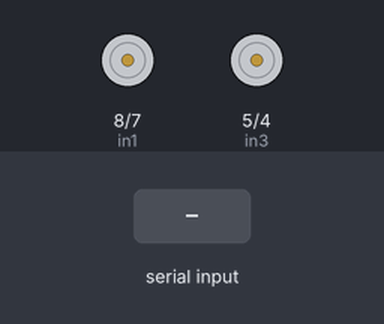
A sketch run on a simulated Arduino Uno, built with avr-gcc and run on an emulated ATmega328P. Shown: motor-driver pin pairs drawn as motors (green arrow = first pin HIGH = forward, orange = second pin HIGH = backward, longer = more drive, scaled by the enable pin). The inputs (shaded band) are chosen by the test bench.

Above: at 1.2 s.
1.3 s: "backwards" received over Serial
At 2.7 s:
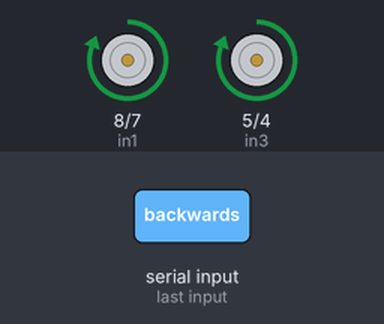
4.3 s: "forwards" received over Serial
At 5.7 s:
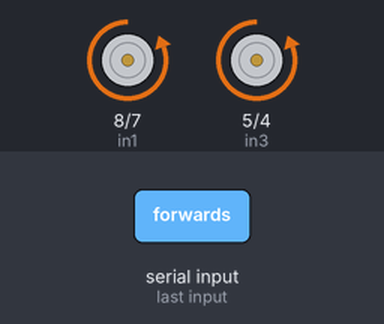
7.3 s: "left" received over Serial
At 8.6 s:
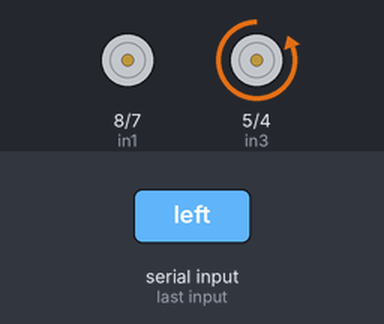
10.3 s: "right" received over Serial
At 12.1 s:
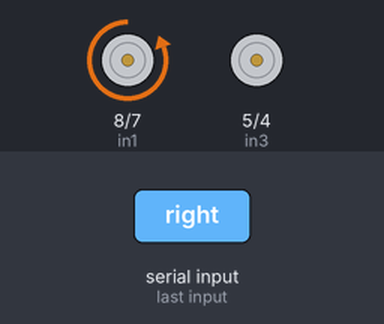
Timing chart, 0 to 13.8 s (numbered marks = the images above; inputs shaded):
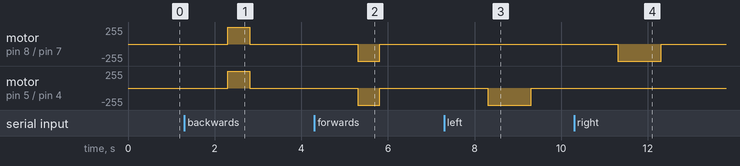

Measured:
- after the input at 1.3 s, motor on pin 8 (in1) / pin 7 (in2), motor on pin 5 (in3) / pin 4 (in4): stopped → forward 255/255 after 1.0 s, → stopped 0.50 s later
- after the input at 4.3 s, motor on pin 8 (in1) / pin 7 (in2), motor on pin 5 (in3) / pin 4 (in4): stopped → backward 255/255 after 1.0 s, → stopped 0.50 s later
- after the input at 7.3 s, motor on pin 5 (in3) / pin 4 (in4): stopped → backward 255/255 after 1.0 s, → stopped 1.0 s later
- after the input at 10.3 s, motor on pin 8 (in1) / pin 7 (in2): stopped → backward 255/255 after 1.0 s, → stopped 1.0 s later

The sketch:

sketch_apr04a.ino
```cpp
#include <Servo.h>

Servo s; // create servo object to control a servo
int flag=0;

// LEFT MOTOR connections
int enA = 9;
int in1 = 8;
int in2 = 7;

// RIGHT MOTOR connections
int enB = 3;
int in3 = 5;
int in4 = 4;

void setup() {
  Serial.begin(9600);
//  Servo s;
//  s.attach(9); // attaches the servo on pin 9 to the servo object
  pinMode(enA, OUTPUT);
    pinMode(enB, OUTPUT);
    pinMode(in1, OUTPUT);
    pinMode(in2, OUTPUT);
    pinMode(in3, OUTPUT);
    pinMode(in4, OUTPUT);

    digitalWrite(in1, LOW);
    digitalWrite(in2, LOW);
    digitalWrite(in3, LOW);
    digitalWrite(in4, LOW);
}

void loop() {
  if(Serial.available()>0){
    String message = Serial.readString();
//    Serial.print(message);

//    s.write(0);
//    s.write(180);
    //backwards
    if(message=="backwards"){
      analogWrite(enA, 255);
      analogWrite(enB, 255);
      digitalWrite(in1, HIGH);
      digitalWrite(in2, LOW);
      digitalWrite(in3, HIGH);
      digitalWrite(in4, LOW);
      delay(500); // Wait for 5 seconds

      // Stop both motors
      analogWrite(enA, 0);
      analogWrite(enB, 0);
      digitalWrite(in1, LOW);
      digitalWrite(in2, LOW);
      digitalWrite(in3, LOW);
      digitalWrite(in4, LOW);
      delay(500);

    }
    //forwards
    if(message=="forwards"){
      analogWrite(enA, 255);
      analogWrite(enB, 255);
      digitalWrite(in1, LOW);
      digitalWrite(in2, HIGH);
      digitalWrite(in3, LOW);
      digitalWrite(in4, HIGH);
      delay(500);
      analogWrite(enA, 0);
      analogWrite(enB, 0);
      digitalWrite(in1, LOW);
      digitalWrite(in2, LOW);
      digitalWrite(in3, LOW);
      digitalWrite(in4, LOW);
      delay(500); // Wait for 2 seconds

    }
    //left
    if(message=="left"){
      analogWrite(enA, 255);
      analogWrite(enB, 255);
      digitalWrite(in1, LOW);
      digitalWrite(in2, LOW);
      digitalWrite(in3, LOW);
      digitalWrite(in4, HIGH);
      delay(1000); // Wait for 3 seconds

      // Stop both motors
      analogWrite(enA, 0);
      analogWrite(enB, 0);
      digitalWrite(in1, LOW);
      digitalWrite(in2, LOW);
      digitalWrite(in3, LOW);
      digitalWrite(in4, LOW);
      delay(500); // Wait for 2 seconds

    }
    //right
    if(message=="right"){
      analogWrite(enA, 255);
      analogWrite(enB, 255);
      digitalWrite(in1, LOW);
      digitalWrite(in2, HIGH);
      digitalWrite(in3, LOW);
      digitalWrite(in4, LOW);
      delay(1000); // Wait for 4 seconds

      // Stop both motors
      analogWrite(enA, 0);
      analogWrite(enB, 0);
      digitalWrite(in1, LOW);
      digitalWrite(in2, LOW);
      digitalWrite(in3, LOW);
      digitalWrite(in4, LOW);
      delay(500);  // Wait for 2 seconds

    }
    //stop
    if(message=="stop"){
      analogWrite(enA, 0);
      analogWrite(enB, 0);
      digitalWrite(in1, LOW);
      digitalWrite(in2, LOW);
      digitalWrite(in3, LOW);
      digitalWrite(in4, LOW);
      delay(500); // Wait for 2 seconds

    }

//    Serial.println(Serial.available());
//for(int i=0;i<180;i++)
//  {
//   s.write(i*20);
//   delay(100);
//  }

}
}
```
